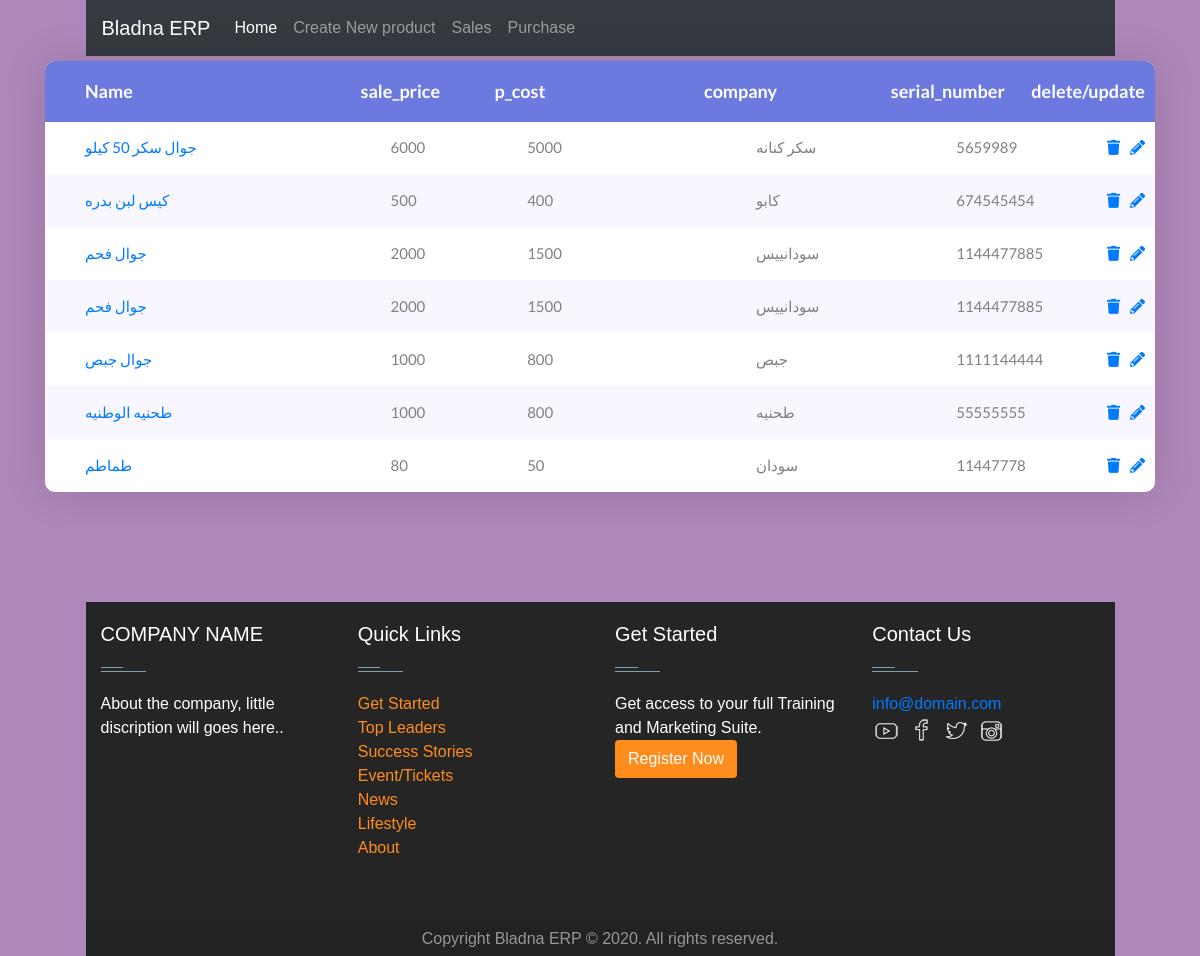
/Product/, run on the app's committed database.
### Products/models.py (models this page shows, shortened)
class Product(models.Model):
    name = models.CharField("Product Name", max_length=50)
    p_type = models.CharField("Product Type", max_length=50)
    sale_price = models.IntegerField("Sale price")
    p_cost     = models.IntegerField("Product cost")
    serial_number = models.CharField("serial number", max_length=50)
    company       = models.CharField("company production", max_length=50)
    product_created = models.DateField("date create", auto_now=False, auto_now_add=False)
    product_end     = models.DateField("End date", auto_now=False, auto_now_add=False)
    class Meta:
        verbose_name = "Product"
        verbose_name_plural ="products"

### Products/views.py (the view)
# urls.py: path('Product/', ProductListView.as_view(), name='Product-list'),
class ProductListView(ListView):
    queryset= Product.objects.all()

### templates/Products/product_list.html
{% extends 'TableBase/index.html' %}
{% block  navbartitle %}
                    <li class="nav-item active">
                        <a class="nav-link" href="{% url 'home' %}">Home <span class="sr-only">(current)</span></a>
                    </li>
                    <li class="nav-item">
                      <a class="nav-link" href="{% url 'Product-create' %}">Create New product</a>
                    </li>
                    <li class="nav-item">
                        <a class="nav-link" href="{% url 'sale-index' %}">Sales</a>
                      </li>
                      <li class="nav-item">
                        <a class="nav-link" href="{% url 'purchase-index' %}">Purchase</a>
                      </li>
{% endblock   %}
{% block thead %}
<th class="cell100 column1 text-justify">Name</th>
<th class="cell100 column2 text-justify">sale_price</th>
<th class="cell100 column3 text-justify">p_cost</th>
<th class="cell100 column4 text-justify">company</th>
<th class="cell100 column5 text-justify">serial_number</th>
<th class="cell100 column6 text-justify">delete/update</th>
{% endblock %}
{% block Tbody %}
 {% for object in object_list %}
<tr class="row100 body text-justify">
    <td class="cell100 column1 text-justify"><a href="{% url 'Product-detail' object.pk %}">{{object.name}}</a></td>
    <td class="cell100 column2 text-justify">{{object.sale_price}}</td>
    <td class="cell100 column3 text-justify">{{object.p_cost}}</td>
    <td class="cell100 column4 text-justify">{{object.company}}</td>
    <td class="cell100 column5 text-justify">{{object.serial_number}}</td>
    <td class="cell100 column6 text-justify image-responsive"><td><a href="{% url 'Product-delete' object.pk %}" class="fa fa-trash image-responsive "></a>
   </td><td><a href="{% url 'Product-update' object.pk %}" class="fa fa-pencil-alt image-responsive"></a></td></td>
</tr>
{% endfor %}
{% endblock  %}

### static/css/all.css (style rules this page uses)
.fa, .fas, .far, .fal, .fad, .fab { -moz-osx-font-smoothing: grayscale; -webkit-font-smoothing: antialiased; display: inline-block; font-style: normal; font-variant: normal; text-rendering: auto; line-height: 1; }
.fa-pencil-alt:before { content: "\f303"; }
.fa-trash:before { content: "\f1f8"; }
.fa, .fas { font-family: 'Font Awesome 5 Free'; font-weight: 900; }

### static/css/style.css (style rules this page uses)
body { background-color: rgb(175, 136, 187); }
tr td { text-align: left; }

### static/css/main.css (style rules this page uses)
* { margin: 0px; padding: 0px; box-sizing: border-box; }
body, html { height: 100%; font-family: sans-serif; }
a { margin: 0px; transition: all 0.4s; -webkit-transition: all 0.4s; -o-transition: all 0.4s; -moz-transition: all 0.4s; }
ul, li { margin: 0px; list-style-type: none; }
th, td { font-weight: unset; padding-right: 10px; }
.column1 { width: 33%; padding-left: 40px; }
.column2 { width: 13%; }
.column3 { width: 22%; }
.column4 { width: 19%; }
.column5 { width: 13%; }
.table100-head th { padding-top: 18px; padding-bottom: 18px; }
.table100-body td { padding-top: 16px; padding-bottom: 16px; }
.table100.ver1 th { font-family: Lato-Bold; font-size: 18px; color: #fff; line-height: 1.4; background-color: #6c7ae0; }
.table100.ver1 td { font-family: Lato-Regular; font-size: 15px; color: #808080; line-height: 1.4; }
.table100.ver1 .table100-body tr:nth-child(even) { background-color: #f8f6ff; }

### data on the page
Product: name "جوال سكر 50 كيلو", sale_price "6000", p_cost "5000", company "سكر كنانه", serial_number "5659989"
Product: name "كيس لبن بدره", sale_price "500", p_cost "400", company "كابو", serial_number "674545454"
Product: name "جوال فحم", sale_price "2000", p_cost "1500", company "سودانييس", serial_number "1144477885"
Product: name "جوال فحم", sale_price "2000", p_cost "1500", company "سودانييس", serial_number "1144477885"
Product: name "جوال جبص", sale_price "1000", p_cost "800", company "جبص", serial_number "1111144444"
Product: name "طحنيه الوطنيه", sale_price "1000", p_cost "800", company "طحنيه", serial_number "55555555"
Product: name "طماطم", sale_price "80", p_cost "50", company "سودان", serial_number "11447778"
